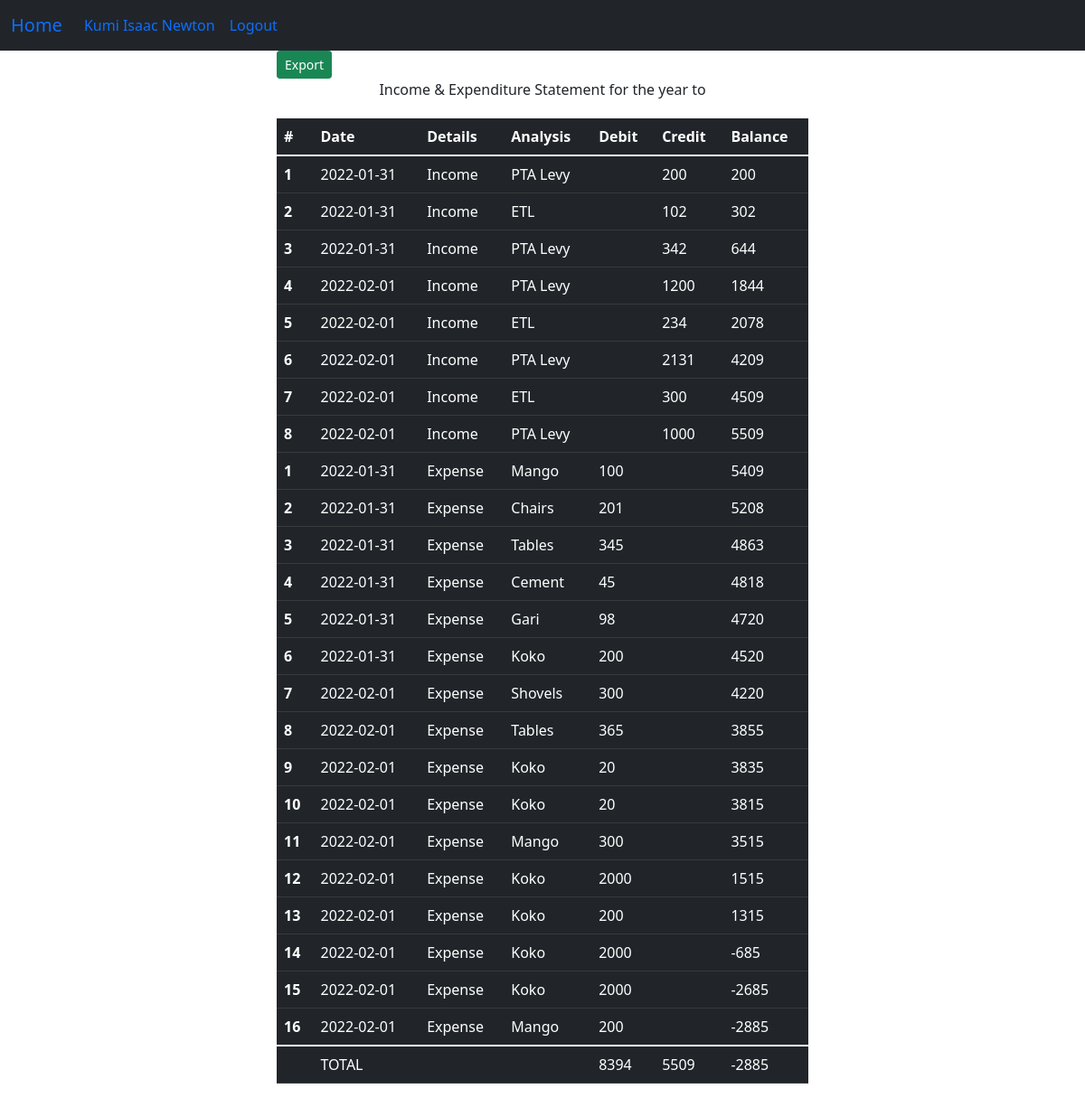
The app's page /income_expenditure (signed in) with its own data.
### app.py (models this page shows, shortened)
class User(db.Model, UserMixin):
    id = db.Column(db.Integer, primary_key=True)
    date = db.Column(db.DateTime, default = datetime.utcnow())
    username = db.Column(db.String(80), unique=False, nullable=False)
    email = db.Column(db.String(120), unique=True, nullable=False)
    password = db.Column(db.String(120), nullable=False)

class StudentPayments(db.Model):
    id = db.Column(db.Integer, primary_key=True)
    date = db.Column(db.DateTime, default = datetime.utcnow())
    student_fullname = db.Column(db.String(80), unique=False, nullable=False)
    amount = db.Column(db.Integer, unique=False, nullable=False)
    category = db.Column(db.String(100), nullable = False)
    semester = db.Column(db.String(100), nullable = False)
    mode_of_payment = db.Column(db.String(100), nullable = False)
    student_id = db.Column(db.String(120), db.ForeignKey('student.parent_no'), nullable=False)#Here we reference the table name

class Expenses(db.Model):
    id = db.Column(db.Integer, primary_key=True)
    date = db.Column(db.DateTime, default = datetime.utcnow())
    item = db.Column(db.String(80), unique=False, nullable=False)
    name = db.Column(db.String(120), unique=False, nullable=False)
    details = db.Column(db.String(80), unique=False, nullable=False)
    amount = db.Column(db.Integer, unique=False, nullable=False)
    category = db.Column(db.String(100), nullable = False)
    semester = db.Column(db.String(100), nullable = False)
    mode_of_payment = db.Column(db.String(100), nullable = False)

### app.py (the view)
@app.route("/income_expenditure")
@login_required
def income_expenditure():
	income = StudentPayments.query.all()
	expense = Expenses.query.all()
	income_cum = []
	for inc in income:
		income_cum.append(inc.amount)
	inc_cum = [income_cum[0]] + list(cumsum(income_cum))
	expense_cum = []
	for exp in expense:
		expense_cum.append(exp.amount)
	exp_cum = [expense_cum[0]] + list(cumsum(expense_cum))
	arr1 = -1*array(expense_cum)
	arr2 = array(income_cum)
	arr3 = list(arr2) + list(arr1)
	total = list(cumsum(arr3))
	return render_template("income_expenditure.html", income=income, inc_cum=inc_cum,
		expense=expense, exp_cum=exp_cum, total=total)

### app.py (called while the page is built)
@login_manager.user_loader
def load_user(user_id):
	return User.query.get(int(user_id))

### templates/income_expenditure.html (shortened to what this page needs)
{% extends "bootstrap.html" %}
{% block content %}
	<div class="row">
		<div class="col-3"></div>
		<div class="col">
			<button type="button" id="export_button1" class="btn btn-success btn-sm">Export</button>
			<table class="table table-dark table-hover" style="margin-top: 20px;" id="income_expense_data">
				<center>
					<label>Income & Expenditure Statement for the year {{start_date}} to {{end_date}}</label>
				</center>
		  <thead>
		    <tr>
		      <th scope="col">#</th>
		      <th scope="col">Date</th>
		      <th scope="col">Details</th>
		      <th scope="col">Analysis</th>
		      <th scope="col">Debit</th>
		      <th scope="col">Credit</th>
		      <th scope="col">Balance</th>
		    </tr>
		  </thead>
		  <tbody>
		  	{% set len = income|length %}
		    {% for inc in income %}
			    <tr>
			      <th scope="row">{{loop.index}}</th>
			      <td>{{inc.date.date()}}</td>
			      <td>Income</td>
			      <td>{{inc.category}}</td>
			      <td></td>
			      <td>{{inc.amount}}</td>
			      <td>{{total[loop.index - 1]}}</td>
			    </tr>
		    {% endfor %}
		    {% for exp in expense %}
			    <tr>
			      <th scope="row">{{loop.index}}</th>
			      <td>{{exp.date.date()}}</td>
			      <td>Expense</td>
			      <td>{{exp.item}}</td>
			      <td>{{exp.amount}}</td>
			      <td></td>
			      <td>{{total[loop.index + len -1]}}</td>
			    </tr>
		    {% endfor %}
		  </tbody>
		  <tfoot>
		  	<tr>
		      <th scope="row"></th>
		      <td>TOTAL</td>
		      <td></td>
		      <td></td>
		      <td>{{exp_cum[-1]}}</td>
		      <td>{{inc_cum[-1]}}</td>
		      <td>{{inc_cum[-1] - exp_cum[-1]}}</td>
		    </tr>
		  </tfoot>
		</table>
		</div>
		<div class="col-3"></div>
	</div>
{% endblock %}

### templates/bootstrap.html (shortened to what this page needs)
<!doctype html>
<html lang="en">
  <head>
    <link href="https://cdn.jsdelivr.net/npm/bootstrap@5.1.3/dist/css/bootstrap.min.css" rel="stylesheet">
  </head>
  <body>
  {% include 'nav.html' %}
    {% block content%}
    {% endblock %}
  </body>
</html>

### templates/nav.html (shortened to what this page needs)
<nav class="navbar navbar-expand-lg navbar-light bg-dark">
  <div class="container-fluid">
    <div class="collapse navbar-collapse" id="navbarTogglerDemo01">
      <a class="navbar-brand text-primary" href="#">Home</a>
      <ul class="navbar-nav me-auto mb-2 mb-lg-0">
        {% if current_user.is_authenticated %}
        <li class="nav-item">
          <a class="nav-link active text-primary" aria-current="page" href="#">{{current_user.username}}</a>
        </li>
        <li class="nav-item">
          <a class="nav-link active text-primary" aria-current="page" href="{{url_for('logout')}}">Logout</a>
        </li>
        {% endif %}
      </ul>
    </div>
  </div>
</nav>

### records on screen
User: username "Kumi Isaac Newton"
StudentPayments: date "2022-01-31", category "PTA Levy", amount "200"
StudentPayments: date "2022-01-31", category "ETL", amount "102", total "302"
StudentPayments: date "2022-01-31", category "PTA Levy", amount "342", total "644"
StudentPayments: date "2022-02-01", category "PTA Levy", amount "1200", total "1844"
StudentPayments: date "2022-02-01", category "ETL", amount "234", total "2078"
StudentPayments: date "2022-02-01", category "PTA Levy", amount "2131", total "4209"
StudentPayments: date "2022-02-01", category "ETL", amount "300", total "4509"
StudentPayments: date "2022-02-01", category "PTA Levy", amount "1000", total "5509"
Expenses: date "2022-01-31", item "Mango", amount "100", total "5409"
Expenses: date "2022-01-31", item "Chairs", amount "201", total "5208"
Expenses: date "2022-01-31", item "Tables", amount "345", total "4863"
Expenses: date "2022-01-31", item "Cement", amount "45", total "4818"
Expenses: date "2022-01-31", item "Gari", amount "98", total "4720"
Expenses: date "2022-01-31", item "Koko", amount "200", total "4520"
Expenses: date "2022-02-01", item "Shovels", amount "300", total "4220"
Expenses: date "2022-02-01", item "Tables", amount "365", total "3855"
Expenses: date "2022-02-01", item "Koko", amount "20", total "3835"
Expenses: date "2022-02-01", item "Koko", amount "20", total "3815"
Expenses: date "2022-02-01", item "Mango", amount "300", total "3515"
Expenses: date "2022-02-01", item "Koko", amount "2000", total "1515"
Expenses: date "2022-02-01", item "Koko", amount "200", total "1315"
Expenses: date "2022-02-01", item "Koko", amount "2000", total "-685"
Expenses: date "2022-02-01", item "Koko", amount "2000", total "-2685"
Expenses: date "2022-02-01", item "Mango", amount "200", total "-2885"

### other values on screen
{{ exp_cum[-1] }} "8394"
{{ inc_cum[-1] }} "5509"
{{ inc_cum[-1] - exp_cum[-1] }} "-2885"
